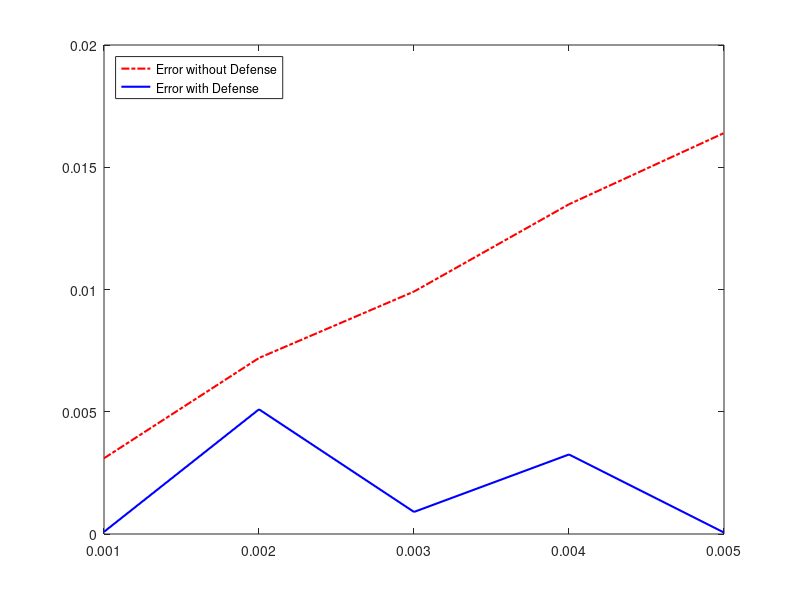

Reproduce this figure in MATLAB. (Note: this script raises an error after producing the figure.)
close all;
clear all;
clc

formatSpec = '%f';
fsz = 10;

reference_value(1:50)=0.40; reference_value(51:350)=0.45; reference_value(351:501)=0.40;
reference_value_2(1:70)=0.20; reference_value_2(71:400)=0.225; reference_value_2(351:501)=0.20;

ref_vector = reference_value';
ref_vector_2 = reference_value_2';

%%%%%%%%%%%%%%%%%%%%%%%%% DATA READING %%%%%%%%%%%%%%%%%%%%%%%%
% Differential Attack, no Defense
dif_attack_no_def = csvread('attack_no_def_socket/def/results_no_def_0_2.txt');
time_diff_no_def = dif_attack_no_def(:, [1]);
lit101_diff_no_def = dif_attack_no_def(:, [2]);
lit102_diff_no_def = dif_attack_no_def(:, [3]);
lit103_diff_no_def = dif_attack_no_def(:, [4]);

% Diferential Attack, Defense
dif_attack_def = csvread('atk_def_socket/def/results_def_0_2.txt');
time_diff_def = dif_attack_def(:, [1]);
lit101_diff_def = dif_attack_def(:, [2]);
lit102_diff_def = dif_attack_def(:, [3]);
lit103_diff_def = dif_attack_def(:, [4]);

% No attack
no_attack = csvread('no_attack_socket/results_thread_no_atk_socket.txt');
time_no_attack = no_attack(:, [1]);
lit101_no_attack = no_attack(:, [2]);
lit102_no_attack = no_attack(:, [3]);
lit103_no_attack = no_attack(:, [4]);

%%%%%%%%%%%%%%%%%%%%%%%% Bias parameter changes %%%%%%%%
dif_attack_0_1_no_def = csvread('attack_no_def_socket/def/results_no_def_0_1.txt');
time_diff_0_1_no_def = dif_attack_0_1_no_def(:, [1]);
lit101_diff_0_1_no_def = dif_attack_0_1_no_def(:, [2]);
lit102_diff_0_1_no_def = dif_attack_0_1_no_def(:, [3]);
lit103_diff_0_1_no_def = dif_attack_0_1_no_def(:, [4]);

dif_attack_0_3_no_def = csvread('attack_no_def_socket/def/results_no_def_0_3.txt');
time_diff_0_3_no_def = dif_attack_0_3_no_def(:, [1]);
lit101_diff_0_3_no_def = dif_attack_0_3_no_def(:, [2]);
lit102_diff_0_3_no_def = dif_attack_0_3_no_def(:, [3]);
lit103_diff_0_3_no_def = dif_attack_0_3_no_def(:, [4]);

dif_attack_0_4_no_def = csvread('attack_no_def_socket/def/results_no_def_0_4.txt');
time_diff_0_4_no_def = dif_attack_0_4_no_def(:, [1]);
lit101_diff_0_4_no_def = dif_attack_0_4_no_def(:, [2]);
lit102_diff_0_4_no_def = dif_attack_0_4_no_def(:, [3]);
lit103_diff_0_4_no_def = dif_attack_0_4_no_def(:, [4]);

dif_attack_0_5_no_def = csvread('attack_no_def_socket/def/results_no_def_0_5.txt');
time_diff_0_5_no_def = dif_attack_0_5_no_def(:, [1]);
lit101_diff_0_5_no_def = dif_attack_0_5_no_def(:, [2]);
lit102_diff_0_5_no_def = dif_attack_0_5_no_def(:, [3]);
lit103_diff_0_5_no_def = dif_attack_0_5_no_def(:, [4]);


%%%%%%%%%%%%%%% Defense %%%%%%%%%%%%%%%%%%%%%%%%%%%%%%
dif_attack_0_1_def = csvread('atk_def_socket/def/results_def_0_1.txt');
time_diff_0_1_def = dif_attack_0_1_def(:, [1]);
lit101_diff_0_1_def = dif_attack_0_1_def(:, [2]);
lit102_diff_0_1_def = dif_attack_0_1_def(:, [3]);
lit103_diff_0_1_def = dif_attack_0_1_def(:, [4]);

dif_attack_0_3_def = csvread('atk_def_socket/def/results_def_0_3.txt');
time_diff_0_3_def = dif_attack_0_3_def(:, [1]);
lit101_diff_0_3_def = dif_attack_0_3_def(:, [2]);
lit102_diff_0_3_def = dif_attack_0_3_def(:, [3]);
lit103_diff_0_3_def = dif_attack_0_3_def(:, [4]);

dif_attack_0_4_def = csvread('atk_def_socket/def/results_def_0_4.txt');
time_diff_0_4_def = dif_attack_0_4_def(:, [1]);
lit101_diff_0_4_def = dif_attack_0_4_def(:, [2]);
lit102_diff_0_4_def = dif_attack_0_4_def(:, [3]);
lit103_diff_0_4_def = dif_attack_0_4_def(:, [4]);

dif_attack_0_5_def = csvread('atk_def_socket/def/results_def_0_5.txt');
time_diff_0_5_def = dif_attack_0_5_def(:, [1]);
lit101_diff_0_5_def = dif_attack_0_5_def(:, [2]);
lit102_diff_0_5_def = dif_attack_0_5_def(:, [3]);
lit103_diff_0_5_def = dif_attack_0_5_def(:, [4]);



%%%%%%%%%%%%%%%%%%%%%%%%% No Attack %%%%%%%%%%%%%%%%%%%%%%%
% h1=figure(1)
% set(gca, 'FontSize', fsz, 'LineWidth', 1.5); 
% plot(time_no_attack, lit101_no_attack,'-b', 'linewidth', 1.5);
% hold on
% plot(time_no_attack, lit102_no_attack, '-.r', 'linewidth', 1.5);
% plot(time_no_attack, lit103_no_attack, '--m', 'linewidth', 1.5);
% plot(time_no_attack, ref_vector, '--k', 'linewidth', 1.5);
% plot(time_no_attack, ref_vector_2, '--k', 'linewidth', 1.5);
% 
% g = legend('Tank 1 Level','Tank 2 Level','Tank 3 Level','Location','southwest');
% g.FontSize = 14;
% grid on
% axis([20 500 0 0.5])
% grid on;
% xlabel('Time (s)')
% ylabel('Tank Level (m)')
% title({'Virtual Environment','Plant Behavior Without Attacks'});
% matlab2tikz('tikz/no_attack.tikz', 'showInfo', false, 'parseStrings', false, 'standalone', false, 'height', '\figureheight', 'width', '\figurewidth');
% matlab2tikz('tikz/std_no_attack.tikz', 'showInfo', false, 'parseStrings', false, 'standalone', true, 'height', '0.5\columnwidth', 'width', '0.8\columnwidth');

%%%%%%%%%%%%%%%%%%%%%%%%% Differential Attack - No Defense %%%%%%%%%%%%%%%%%%%%%%%
% h2=figure(2)
% set(gca, 'FontSize', fsz, 'LineWidth', 1.5); 
% plot(time_diff_no_def, lit101_diff_no_def,'-b', 'linewidth', 1.5);
% hold on
% plot(time_diff_no_def, lit102_diff_no_def, '-.r', 'linewidth', 1.5);
% plot(time_diff_no_def, lit103_diff_no_def, '--m', 'linewidth', 1.5);
% plot(time_no_attack, ref_vector, '--k', 'linewidth', 1.5);
% plot(time_no_attack, ref_vector_2, '--k', 'linewidth', 1.5);
% 
% g = legend('Tank 1 Level','Tank 2 Level','Tank 3 Level','Location','southwest');
% g.FontSize = 14;
% grid on
% axis([20 500 0 0.5])
% grid on;
% xlabel('Time (s)')
% ylabel('Tank Level (m)')
% title({'Virtual Environment','Plant Behavior With Bias Attack without Defense'});
% matlab2tikz('tikz/diff_no_def.tikz', 'showInfo', false, 'parseStrings', false, 'standalone', false, 'height', '\figureheight', 'width', '\figurewidth');
% matlab2tikz('tikz/std_diff_no_def.tikz', 'showInfo', false, 'parseStrings', false, 'standalone', true, 'height', '0.5\columnwidth', 'width', '0.8\columnwidth');

% %%%%%%%%%%%%%%%%%%%%%%%%% Differential Attack - Defense %%%%%%%%%%%%%%%%%%%%%%%
% h3=figure(3)
% set(gca, 'FontSize', fsz, 'LineWidth', 1.5); 
% plot(time_diff_def, lit101_diff_def,'-b', 'linewidth', 1.5);
% hold on
% plot(time_diff_def, lit102_diff_def, '-.r', 'linewidth', 1.5);
% plot(time_diff_def, lit103_diff_def, '--m', 'linewidth', 1.5);
% plot(time_no_attack, ref_vector, '--k', 'linewidth', 1.5);
% plot(time_no_attack, ref_vector_2, '--k', 'linewidth', 1.5);
% 
% g = legend('Tank 1 Level','Tank 2 Level','Tank 3 Level','Location','southwest');
% g.FontSize = 14;
% grid on
% axis([20 500 0 0.5])
% grid on;
% xlabel('Time (s)')
% ylabel('Tank Level (m)')
% title({'Virtual Environment', 'Plant Behavior With Bias Attack with Defense'});
% matlab2tikz('tikz/diff_def.tikz', 'showInfo', false, 'parseStrings', false, 'standalone', false, 'height', '\figureheight', 'width', '\figurewidth');
% matlab2tikz('tikz/std_diff_def.tikz', 'showInfo', false, 'parseStrings', false, 'standalone', true, 'height','0.5\columnwidth', 'width', '0.8\columnwidth');
% 



%%%%%%%%%%%%%%%%%%%%%%%% Errors %%%%%%%%%%%%%%%%%%%%%%%%%%%
lit_101_error_no_atk = ref_vector - lit101_no_attack;
lit_102_error_no_atk = ref_vector_2 - lit102_no_attack;

lit_101_error_diff_0_1_no_def = ref_vector - lit101_diff_0_1_no_def;
lit_102_error_diff_0_1_no_def = ref_vector_2 - lit102_diff_0_1_no_def;

lit_101_error_diff_0_2_no_def = ref_vector - lit101_diff_no_def;
lit_102_error_diff_0_2_no_def = ref_vector_2 - lit102_diff_no_def;

lit_101_error_diff_0_3_no_def = ref_vector - lit101_diff_0_3_no_def;
lit_102_error_diff_0_3_no_def = ref_vector_2 - lit102_diff_0_3_no_def;

lit_101_error_diff_0_4_no_def = ref_vector - lit101_diff_0_4_no_def;
lit_102_error_diff_0_4_no_def = ref_vector_2 - lit102_diff_0_4_no_def;

lit_101_error_diff_0_5_no_def = ref_vector - lit101_diff_0_5_no_def;
lit_102_error_diff_0_5_no_def = ref_vector_2 - lit102_diff_0_5_no_def;

% Def
lit_101_error_diff_0_1_def = ref_vector - lit101_diff_0_1_def;
lit_102_error_diff_0_1_def = ref_vector_2 - lit102_diff_0_1_def;

lit_101_error_diff_0_2_def = ref_vector - lit101_diff_def;
lit_102_error_diff_0_2_def = ref_vector_2 - lit102_diff_def;

lit_101_error_diff_0_3_def = ref_vector - lit101_diff_0_3_def;
lit_102_error_diff_0_3_def = ref_vector_2 - lit102_diff_0_3_def;

lit_101_error_diff_0_4_def = ref_vector - lit101_diff_0_4_def;
lit_102_error_diff_0_4_def = ref_vector_2 - lit102_diff_0_4_def;

lit_101_error_diff_0_5_def = ref_vector - lit101_diff_0_5_def;
lit_102_error_diff_0_5_def = ref_vector_2 - lit102_diff_0_5_def;

mean_error_no_def = zeros(1,5);
mean_error_no_def(1) = mean(lit_101_error_diff_0_1_no_def);
mean_error_no_def(2) = mean(lit_101_error_diff_0_2_no_def);
mean_error_no_def(3) = mean(lit_101_error_diff_0_3_no_def);
mean_error_no_def(4) = mean(lit_101_error_diff_0_4_no_def);
mean_error_no_def(5) = mean(lit_101_error_diff_0_5_no_def);
mean_error_no_def.*-1

mean_error_def = zeros(1,5);
mean_error_def(1) = mean(lit_101_error_diff_0_1_def);
mean_error_def(2) = mean(lit_101_error_diff_0_2_def);
mean_error_def(3) = mean(lit_101_error_diff_0_3_def);
mean_error_def(4) = mean(lit_101_error_diff_0_4_def);
mean_error_def(5) = mean(lit_101_error_diff_0_5_def);
mean_error_def.*-1

error_vector=[0.001, 0.002, 0.003, 0.004, 0.005];

h15=figure(15)
set(gca, 'FontSize', fsz, 'LineWidth', 1.5); 
plot(error_vector, abs(mean_error_no_def),'-.r', 'linewidth', 1.5);
hold on
plot(error_vector, abs(mean_error_def), '-b', 'linewidth', 1.5);

g = legend('Error without Defense','Error with Defense','Location','northwest');
g.FontSize = 14;
grid on
%axis([0 500 0 0.06])
grid on;
xlabel('Attack Value of Bias Attack (m)')
ylabel('Average Error(m)')
title({'Virtual Environment', 'Average Error with Bias Attack'});
matlab2tikz('tikz/std_mean_error_def.tikz', 'showInfo', false, 'parseStrings', false, 'standalone', false, 'height', '\figureheight', 'width', '\figurewidth');
matlab2tikz('tikz/std_mean_error_def.tikz', 'showInfo', false, 'parseStrings', false, 'standalone', true, 'height','0.5\columnwidth', 'width', '0.8\columnwidth');



%%%%%%%%%%%%%%%%%%%%%%% No Defense Error Plots %%%%%%%%%%%%%%%%%%%%%%%
% h4=figure(4)
% set(gca, 'FontSize', fsz, 'LineWidth', 1.5); 
% plot(time_diff_def, lit_101_error_no_atk,'-b', 'linewidth', 1.5);
% hold on
% plot(time_diff_def, lit_102_error_no_atk, '-.r', 'linewidth', 1.5);
% 
% g = legend('Lit101 Error','Lit102 Error','Location','northeast');
% g.FontSize = 14;
% grid on
% axis([0 500 0 0.06])
% grid on;
% xlabel('Time (s)')
% ylabel('Tank Level (m)')
% title({'Virtual Environment', 'Error without Attack'});
% matlab2tikz('tikz/error_no_atk.tikz', 'showInfo', false, 'parseStrings', false, 'standalone', false, 'height', '\figureheight', 'width', '\figurewidth');
% matlab2tikz('tikz/std_error_no_atk.tikz', 'showInfo', false, 'parseStrings', false, 'standalone', true, 'height','0.5\columnwidth', 'width', '0.8\columnwidth');
% 
% % 0.1
% h5=figure(5)
% set(gca, 'FontSize', fsz, 'LineWidth', 1.5); 
% plot(time_diff_0_1_no_def, lit_101_error_diff_0_1_no_def,'-b', 'linewidth', 1.5);
% hold on
% plot(time_diff_0_1_no_def, lit_102_error_diff_0_1_no_def, '-.r', 'linewidth', 1.5);
% 
% g = legend('Lit101 Error','Lit102 Error','Location','northeast');
% g.FontSize = 14;
% grid on
% axis([0 500 0 0.06])
% grid on;
% xlabel('Time (s)')
% ylabel('Tank Level (m)')
% title({'Virtual Environment', 'Error with Bias Attack of 0.001 and No Defense'});
% matlab2tikz('tikz/error_0_1_no_def.tikz', 'showInfo', false, 'parseStrings', false, 'standalone', false, 'height', '\figureheight', 'width', '\figurewidth');
% matlab2tikz('tikz/std_error_0_1_no_atk.tikz', 'showInfo', false, 'parseStrings', false, 'standalone', true, 'height','0.5\columnwidth', 'width', '0.8\columnwidth');
% 
% 
% % 0.2
% h6=figure(6)
% set(gca, 'FontSize', fsz, 'LineWidth', 1.5); 
% plot(time_diff_0_1_no_def, lit_101_error_diff_0_2_no_def,'-b', 'linewidth', 1.5);
% hold on
% plot(time_diff_0_1_no_def, lit_102_error_diff_0_2_no_def, '-.r', 'linewidth', 1.5);
% 
% g = legend('Lit101 Error','Lit102 Error','Location','northeast');
% g.FontSize = 14;
% grid on
% axis([0 500 0 0.06])
% grid on;
% xlabel('Time (s)')
% ylabel('Tank Level (m)')
% title({'Virtual Environment', 'Error with Bias Attack of 0.002 and No Defense'});
% matlab2tikz('tikz/error_0_2_no_def.tikz', 'showInfo', false, 'parseStrings', false, 'standalone', false, 'height', '\figureheight', 'width', '\figurewidth');
% matlab2tikz('tikz/std_error_0_2_no_atk.tikz', 'showInfo', false, 'parseStrings', false, 'standalone', true, 'height','0.5\columnwidth', 'width', '0.8\columnwidth');
% 
% 
% % 0.3
% h7=figure(7)
% set(gca, 'FontSize', fsz, 'LineWidth', 1.5); 
% plot(time_diff_0_3_no_def, lit_101_error_diff_0_3_no_def,'-b', 'linewidth', 1.5);
% hold on
% plot(time_diff_0_3_no_def, lit_102_error_diff_0_3_no_def, '-.r', 'linewidth', 1.5);
% 
% g = legend('Lit101 Error','Lit102 Error','Location','northeast');
% g.FontSize = 14;
% grid on
% axis([0 500 0 0.06])
% grid on;
% xlabel('Time (s)')
% ylabel('Tank Level (m)')
% title({'Virtual Environment', 'Error with Bias Attack of 0.003 and No Defense'});
% matlab2tikz('tikz/error_0_3_no_def.tikz', 'showInfo', false, 'parseStrings', false, 'standalone', false, 'height', '\figureheight', 'width', '\figurewidth');
% matlab2tikz('tikz/std_error_0_3_no_atk.tikz', 'showInfo', false, 'parseStrings', false, 'standalone', true, 'height','0.5\columnwidth', 'width', '0.8\columnwidth');
% 
% 
% % 0.4
% h8=figure(8)
% set(gca, 'FontSize', fsz, 'LineWidth', 1.5); 
% plot(time_diff_0_4_no_def, lit_101_error_diff_0_4_no_def,'-b', 'linewidth', 1.5);
% hold on
% plot(time_diff_0_4_no_def, lit_102_error_diff_0_4_no_def, '-.r', 'linewidth', 1.5);
% 
% g = legend('Lit101 Error','Lit102 Error','Location','northeast');
% g.FontSize = 14;
% grid on
% axis([0 500 0 0.06])
% grid on;
% xlabel('Time (s)')
% ylabel('Tank Level (m)')
% title({'Virtual Environment', 'Error with Bias Attack of 0.004 and No Defense'});
% matlab2tikz('tikz/error_0_4_no_def.tikz', 'showInfo', false, 'parseStrings', false, 'standalone', false, 'height', '\figureheight', 'width', '\figurewidth');
% matlab2tikz('tikz/std_error_0_4_no_atk.tikz', 'showInfo', false, 'parseStrings', false, 'standalone', true, 'height','0.5\columnwidth', 'width', '0.8\columnwidth');
% 
% % 0.5
% h9=figure(9)
% set(gca, 'FontSize', fsz, 'LineWidth', 1.5); 
% plot(time_diff_0_5_no_def, lit_101_error_diff_0_5_no_def,'-b', 'linewidth', 1.5);
% hold on
% plot(time_diff_0_5_no_def, lit_102_error_diff_0_5_no_def, '-.r', 'linewidth', 1.5);
% 
% g = legend('Lit101 Error','Lit102 Error','Location','northeast');
% g.FontSize = 14;
% grid on
% axis([0 500 0 0.06])
% grid on;
% xlabel('Time (s)')
% ylabel('Tank Level (m)')
% title({'Virtual Environment', 'Error with Bias Attack of 0.005 and No Defense'});
% matlab2tikz('tikz/error_0_5_no_def.tikz', 'showInfo', false, 'parseStrings', false, 'standalone', false, 'height', '\figureheight', 'width', '\figurewidth');
% matlab2tikz('tikz/std_error_0_5_no_atk.tikz', 'showInfo', false, 'parseStrings', false, 'standalone', true, 'height','0.5\columnwidth', 'width', '0.8\columnwidth');
% 
% 
% 
% 
% 
% 
% %%%%%%%%%%%%%%%%%%%%%%% Defense Error Plots %%%%%%%%%%%%%%%%%%%%%%%
% % 0.1
% h10=figure(10)
% set(gca, 'FontSize', fsz, 'LineWidth', 1.5); 
% plot(time_diff_0_1_def, lit_101_error_diff_0_1_def,'-b', 'linewidth', 1.5);
% hold on
% plot(time_diff_0_1_def, lit_102_error_diff_0_1_def, '-.r', 'linewidth', 1.5);
% 
% g = legend('Lit101 Error','Lit102 Error','Location','northeast');
% g.FontSize = 14;
% grid on
% axis([0 500 0 0.06])
% grid on;
% xlabel('Time (s)')
% ylabel('Tank Level (m)')
% title({'Virtual Environment', 'Error with Bias Attack of 0.001 and Defense'});
% matlab2tikz('tikz/error_0_1_def.tikz', 'showInfo', false, 'parseStrings', false, 'standalone', false, 'height', '\figureheight', 'width', '\figurewidth');
% matlab2tikz('tikz/std_error_0_1_def.tikz', 'showInfo', false, 'parseStrings', false, 'standalone', true, 'height','0.5\columnwidth', 'width', '0.8\columnwidth');
% 
% 
% 
% % 0.2
% h11=figure(11)
% set(gca, 'FontSize', fsz, 'LineWidth', 1.5); 
% plot(time_diff_def, lit_101_error_diff_0_2_def,'-b', 'linewidth', 1.5);
% hold on
% plot(time_diff_def, lit_102_error_diff_0_2_def, '-.r', 'linewidth', 1.5);
% 
% g = legend('Lit101 Error','Lit102 Error','Location','northeast');
% g.FontSize = 14;
% grid on
% axis([0 500 0 0.06])
% grid on;
% xlabel('Time (s)')
% ylabel('Tank Level (m)')
% title({'Virtual Environment', 'Error with Bias Attack of 0.002 and Defense'});
% matlab2tikz('tikz/error_0_2_def.tikz', 'showInfo', false, 'parseStrings', false, 'standalone', false, 'height', '\figureheight', 'width', '\figurewidth');
% matlab2tikz('tikz/std_error_0_2_def.tikz', 'showInfo', false, 'parseStrings', false, 'standalone', true, 'height','0.5\columnwidth', 'width', '0.8\columnwidth');
% 
% 
% 
% % 0.3
% h12=figure(12)
% set(gca, 'FontSize', fsz, 'LineWidth', 1.5); 
% plot(time_diff_def, lit_101_error_diff_0_3_def,'-b', 'linewidth', 1.5);
% hold on
% plot(time_diff_def, lit_102_error_diff_0_3_def, '-.r', 'linewidth', 1.5);
% 
% g = legend('Lit101 Error','Lit102 Error','Location','northeast');
% g.FontSize = 14;
% grid on
% axis([0 500 0 0.06])
% grid on;
% xlabel('Time (s)')
% ylabel('Tank Level (m)')
% title({'Virtual Environment', 'Error with Bias Attack of 0.003 and Defense'});
% matlab2tikz('tikz/error_0_3_def.tikz', 'showInfo', false, 'parseStrings', false, 'standalone', false, 'height', '\figureheight', 'width', '\figurewidth');
% matlab2tikz('tikz/std_error_0_3_def.tikz', 'showInfo', false, 'parseStrings', false, 'standalone', true, 'height','0.5\columnwidth', 'width', '0.8\columnwidth');
% 
% % 0.4
% h13=figure(13)
% set(gca, 'FontSize', fsz, 'LineWidth', 1.5); 
% plot(time_diff_def, lit_101_error_diff_0_4_def,'-b', 'linewidth', 1.5);
% hold on
% plot(time_diff_def, lit_102_error_diff_0_4_def, '-.r', 'linewidth', 1.5);
% 
% g = legend('Lit101 Error','Lit102 Error','Location','northeast');
% g.FontSize = 14;
% grid on
% axis([0 500 0 0.06])
% grid on;
% xlabel('Time (s)')
% ylabel('Tank Level (m)')
% title({'Virtual Environment', 'Error with Bias Attack of 0.004 and Defense'});
% matlab2tikz('tikz/error_0_4_def.tikz', 'showInfo', false, 'parseStrings', false, 'standalone', false, 'height', '\figureheight', 'width', '\figurewidth');
% matlab2tikz('tikz/std_error_0_4_def.tikz', 'showInfo', false, 'parseStrings', false, 'standalone', true, 'height','0.5\columnwidth', 'width', '0.8\columnwidth');
% 
% 
% % 0.5
% h14=figure(14)
% set(gca, 'FontSize', fsz, 'LineWidth', 1.5); 
% plot(time_diff_def, lit_101_error_diff_0_5_def,'-b', 'linewidth', 1.5);
% hold on
% plot(time_diff_def, lit_102_error_diff_0_5_def, '-.r', 'linewidth', 1.5);
% 
% g = legend('Lit101 Error','Lit102 Error','Location','northeast');
% g.FontSize = 14;
% grid on
% axis([0 500 0 0.06])
% grid on;
% xlabel('Time (s)')
% ylabel('Tank Level (m)')
% title({'Virtual Environment', 'Error with Bias Attack of 0.005 and Defense'});
% matlab2tikz('tikz/error_0_5_def.tikz', 'showInfo', false, 'parseStrings', false, 'standalone', false, 'height', '\figureheight', 'width', '\figurewidth');
% matlab2tikz('tikz/std_error_0_5_def.tikz', 'showInfo', false, 'parseStrings', false, 'standalone', true, 'height','0.5\columnwidth', 'width', '0.8\columnwidth');
% 
